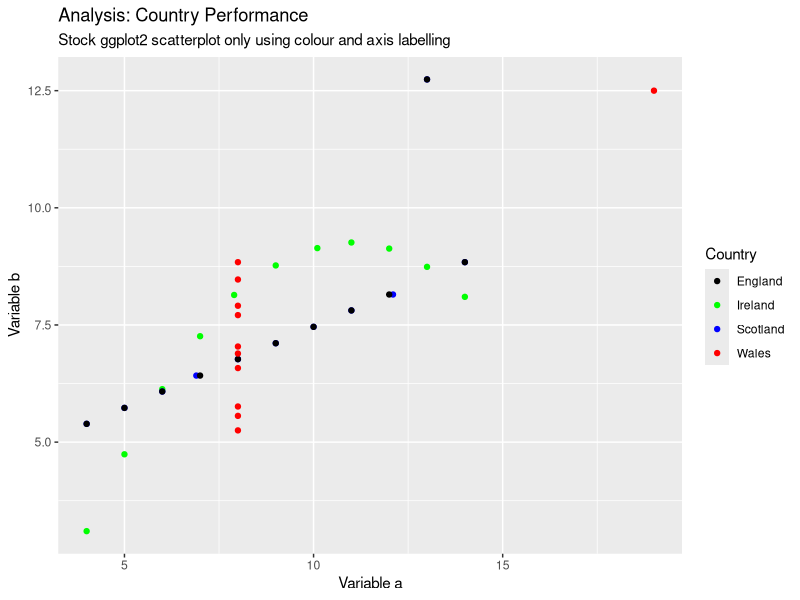
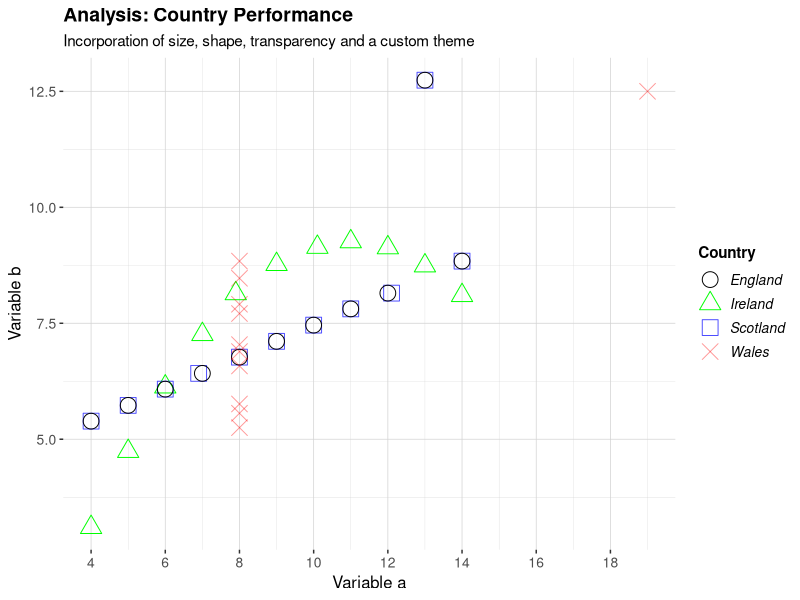

Source code (R) for these figures, in order:
## ---- chunk 1
knitr::opts_chunk$set(echo = TRUE)
## ---- chunk 2
library(dplyr)
library(ggplot2)
library(knitr)
library(kableExtra)
## ---- chunk 3
df <- read.csv("assignment1.csv")
## ---- chunk 4
df <- as_tibble(df)
## ---- chunk 5
str(df)
## ---- chunk 6
head(df)
## ---- chunk 7
g1 <- df %>% ggplot(aes(x=var_a, y=var_b, color=country)) +
  geom_point() +
  ggtitle("Analysis: Country Performance", subtitle = 'Stock ggplot2 scatterplot only using colour and axis labelling') +
  xlab("Variable a") +
  ylab("Variable b") +
  scale_color_manual(values = c("black","green","blue","red"), name = "Country",
                     labels = c("England", "Ireland", "Scotland", "Wales"))
  
g1
## ---- chunk 8
g2 <- df %>% ggplot(aes(x=var_a, y=var_b, color=country, shape=country, alpha=country)) +
  geom_point(size=5) +
  scale_color_manual(values = c("black","green","blue","red"), name = "Country",
                     labels = c("England", "Ireland", "Scotland", "Wales")) +
  scale_alpha_manual(values = c(1,1,0.7,0.4), name = "Country",
                     labels = c("England", "Ireland", "Scotland", "Wales")) +
  scale_shape_manual(values = c(1,2,0,4), name = "Country",
                     labels = c("England", "Ireland", "Scotland", "Wales")) +
  ggtitle("Analysis: Country Performance", subtitle = 'Incorporation of size, shape, transparency and a custom theme') +
  xlab("Variable a") +
  ylab("Variable b") +
  scale_x_continuous(breaks = c(4,6,8,10,12,14,16,18,20)) +
  
  theme(panel.background = element_rect(fill = 'white'),
        panel.grid.major = element_line(size = 0.25, linetype = "solid", 
                                        color = "lightgrey"),
        panel.grid.minor = element_line(size = 0.1, linetype = "solid",
                                        color = "lightgrey"),
        axis.text = element_text(size = 10),
        axis.title = element_text(size = 12),
        legend.title = element_text(face = "bold", size = 11),
        legend.text = element_text(face = "italic", size = 10),
        plot.title = element_text(face = "bold", size = 14))
g2
## ---- chunk 9
df <- df %>% 
  rename(Variable_a = var_a, Variable_b = var_b, Country = country)
## ---- chunk 10

# https://stackoverflow.com/questions/16249570/uppercase-the-first-letter-in-data-frame

capFirst <- function(s) {
    paste(toupper(substring(s, 1, 1)), substring(s, 2), sep = "")
}

df$Country <- capFirst(df$Country)
## ---- chunk 11
df_stats<- df %>%
  group_by(Country) %>%
    summarize(Cor_ab = cor(Variable_a, Variable_b),
            Mean_a = mean(Variable_a),
            Mean_b = mean(Variable_b), 
            Std_a = sd(Variable_a), 
            Std_b = sd(Variable_b))
## ---- chunk 12
df_stats %>%
  kbl(caption = "<center>Data Summary</center>") %>%
  kable_material(c("hover"))
